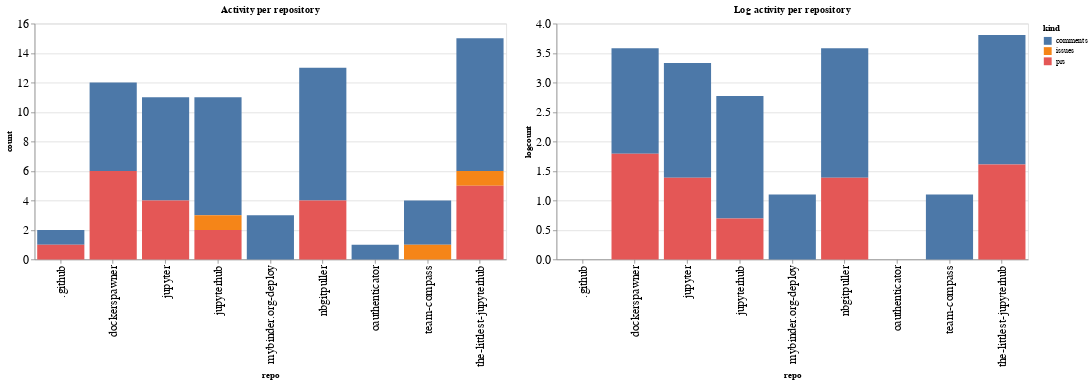

Notebook source saved alongside this figure:
### Code cell
ch1 = alt.Chart(repo_summaries, width=600, title="Activity per repository").mark_bar().encode(
    x='repo',
    y='count',
    color='kind',
    tooltip="kind"
)

ch2 = alt.Chart(repo_summaries, width=600, title="Log activity per repository").mark_bar().encode(
    x='repo',
    y='logcount',
    color='kind',
    tooltip="kind"
)

ch1 | ch2

### Figure 1 — Vega-Lite specification as saved in the notebook (floating-point values rounded to 4 significant figures)
{"config": {"axisLeft": {"labelFontSize": 15}, "axisBottom": {"labelFontSize": 15}}, "hconcat": [{"mark": "bar", "encoding": {"color": {"type": "nominal", "field": "kind"}, "tooltip": {"type": "nominal", "field": "kind"}, "x": {"type": "nominal", "field": "repo"}, "y": {"type": "quantitative", "field": "count"}}, "title": "Activity per repository", "width": 600}, {"mark": "bar", "encoding": {"color": {"type": "nominal", "field": "kind"}, "tooltip": {"type": "nominal", "field": "kind"}, "x": {"type": "nominal", "field": "repo"}, "y": {"type": "quantitative", "field": "logcount"}}, "title": "Log activity per repository", "width": 600}], "data": {"name": "data-8fc0aeea2bd9e10af8a4669fd9783b7d"}, "$schema": "https://vega.github.io/schema/vega-lite/v4.8.1.json", "datasets": {"data-8fc0aeea2bd9e10af8a4669fd9783b7d": [{"repo": ".github", "kind": "comments", "count": 1, "logcount": 0.0}, {"repo": ".github", "kind": "prs", "count": 1, "logcount": 0.0}, {"repo": "dockerspawner", "kind": "comments", "count": 6, "logcount": 1.792}, {"repo": "dockerspawner", "kind": "prs", "count": 6, "logcount": 1.792}, {"repo": "jupyter", "kind": "comments", "count": 7, "logcount": 1.946}, {"repo": "jupyter", "kind": "prs", "count": 4, "logcount": 1.386}, {"repo": "jupyterhub", "kind": "comments", "count": 8, "logcount": 2.079}, {"repo": "jupyterhub", "kind": "issues", "count": 1, "logcount": 0.0}, {"repo": "jupyterhub", "kind": "prs", "count": 2, "logcount": 0.6931}, {"repo": "mybinder.org-deploy", "kind": "comments", "count": 3, "logcount": 1.099}, {"repo": "nbgitpuller", "kind": "comments", "count": 9, "logcount": 2.197}, {"repo": "nbgitpuller", "kind": "prs", "count": 4, "logcount": 1.386}, {"repo": "oauthenticator", "kind": "comments", "count": 1, "logcount": 0.0}, {"repo": "team-compass", "kind": "comments", "count": 3, "logcount": 1.099}, {"repo": "team-compass", "kind": "issues", "count": 1, "logcount": 0.0}, {"repo": "the-littlest-jupyterhub", "kind": "comments", "count": 9, "logcount": 2.197}, {"repo": "the-littlest-jupyterhub", "kind": "issues", "count": 1, "logcount": 0.0}, {"repo": "the-littlest-jupyterhub", "kind": "prs", "count": 5, "logcount": 1.609}]}}
